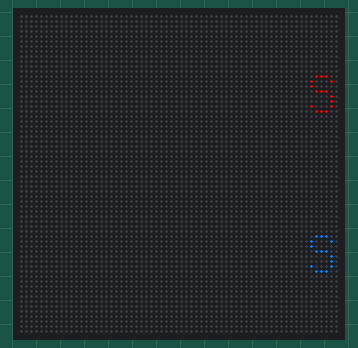
Simulated run of this program. Board: Adafruit Matrix Portal running CircuitPython. Shown: 64×64 RGB LED matrix.

Above: at 0.47 s.
At 4.53 s:
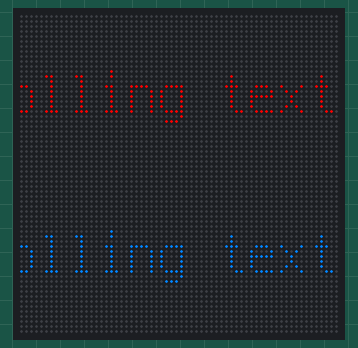
At 8.6 s:
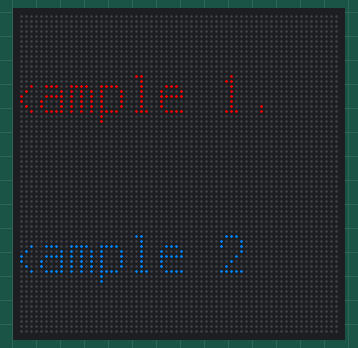
At 17.04 s:
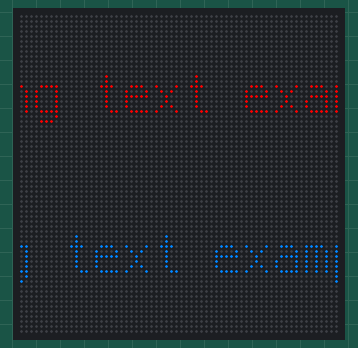
At 25.17 s:
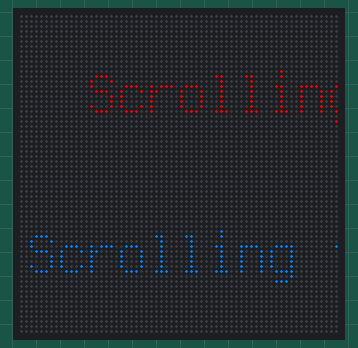
At 33.61 s:
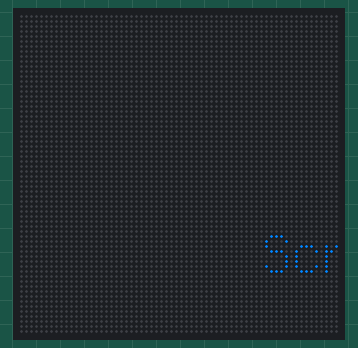

The program:

code.py
```python
# (licence header left out)
# This example implements a simple two line scroller using
# Adafruit_CircuitPython_Display_Text. Each line has its own color
# and it is possible to modify the example to use other fonts and non-standard
# characters.

import adafruit_display_text.label
import board
import displayio
import framebufferio
import rgbmatrix
import terminalio
import time

# If there was a display before (protomatter, LCD, or E-paper), release it so
# we can create ours
displayio.release_displays()

# This next call creates the RGB Matrix object itself. It has the given width
# and height. bit_depth can range from 1 to 6; higher numbers allow more color
# shades to be displayed, but increase memory usage and slow down your Python
# code. If you just want to show primary colors plus black and white, use 1.
# Otherwise, try 3, 4 and 5 to see which effect you like best.
#
# These lines are for the MatrixPortal S3. The pin configuration is as follows:
matrix = rgbmatrix.RGBMatrix(
    width=64,
    height=64,
    bit_depth=1,
    rgb_pins=[
        board.MTX_R1,
        board.MTX_G1,
        board.MTX_B1,
        board.MTX_R2,
        board.MTX_G2,
        board.MTX_B2,
    ],
    addr_pins=[
        board.MTX_ADDRA,
        board.MTX_ADDRB,
        board.MTX_ADDRC,
        board.MTX_ADDRD,
        board.MTX_ADDRE,
    ],
    clock_pin=board.MTX_CLK,
    latch_pin=board.MTX_LAT,
    output_enable_pin=board.MTX_OE,
)

# Associate the RGB matrix with a Display so that we can use displayio features
display = framebufferio.FramebufferDisplay(matrix, auto_refresh=False)

# Create two lines of text to scroll. Besides changing the text, you can also
# customize the color and font (using Adafruit_CircuitPython_Bitmap_Font).
# To keep this demo simple, we just used the built-in font.
# The Y coordinates of the two lines were chosen so that they looked good
# but if you change the font you might find that other values work better.
line1 = adafruit_display_text.label.Label(
    terminalio.FONT, color=0xFF0000, text="Scrolling text example 1."
)
line1.x = display.width
line1.y = 16

line2 = adafruit_display_text.label.Label(
    terminalio.FONT, color=0x0080FF, text="Scrolling text example 2"
)
line2.x = display.width
line2.y = 48

# Put each line of text into a Group, then show that group.
g = displayio.Group()
g.append(line1)
g.append(line2)
display.root_group = g

# This function will scoot one label a pixel to the left and send it back to
# the far right if it's gone all the way off screen. This goes in a function
# because we'll do exactly the same thing with line1 and line2 below.
def scroll(line):
    line.x = line.x - 1
    line_width = line.bounding_box[2]
    if line.x < -line_width:
        line.x = display.width


# This function scrolls lines backwards. Try switching which function is
# called for line2 below!
def reverse_scroll(line):
    line.x = line.x + 1
    line_width = line.bounding_box[2]
    if line.x >= display.width:
        line.x = -line_width


# You can add more effects in this loop. For instance, maybe you want to set the
# color of each label to a different value.
while True:
    scroll(line1)
    scroll(line2)
    # reverse_scroll(line2)
    display.refresh(minimum_frames_per_second=0)
    time.sleep(0.05)  # Adjust the sleep time to slow down the scrolling
```
